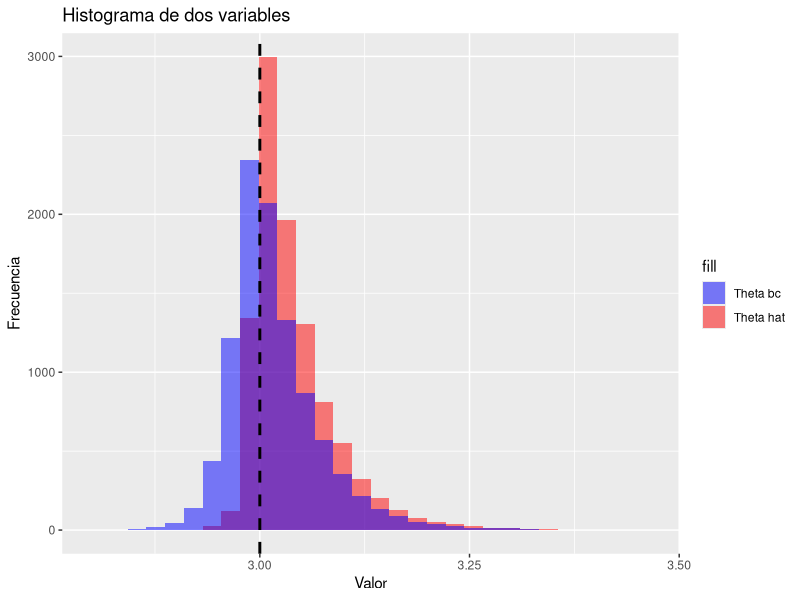
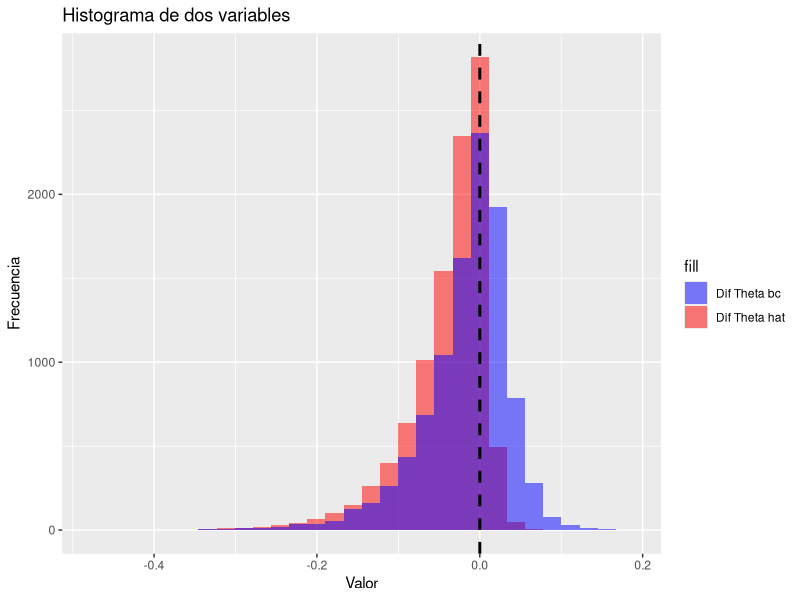
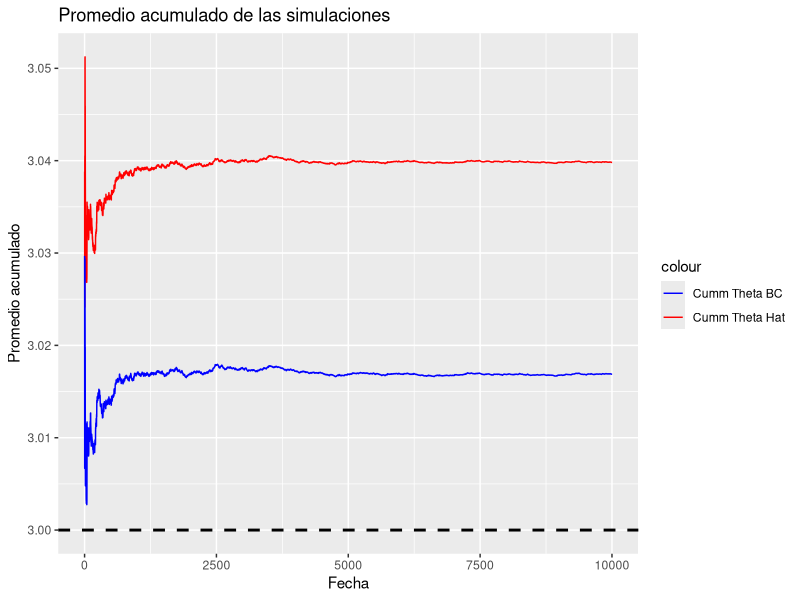
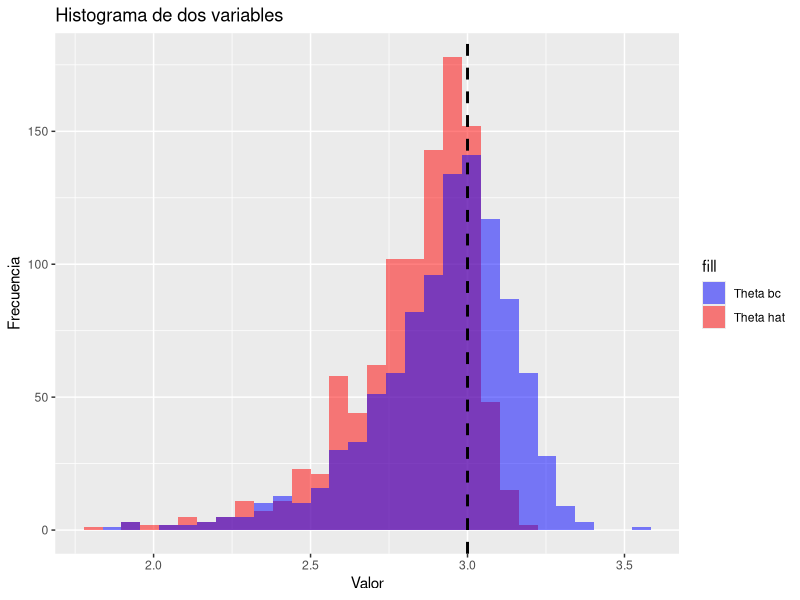
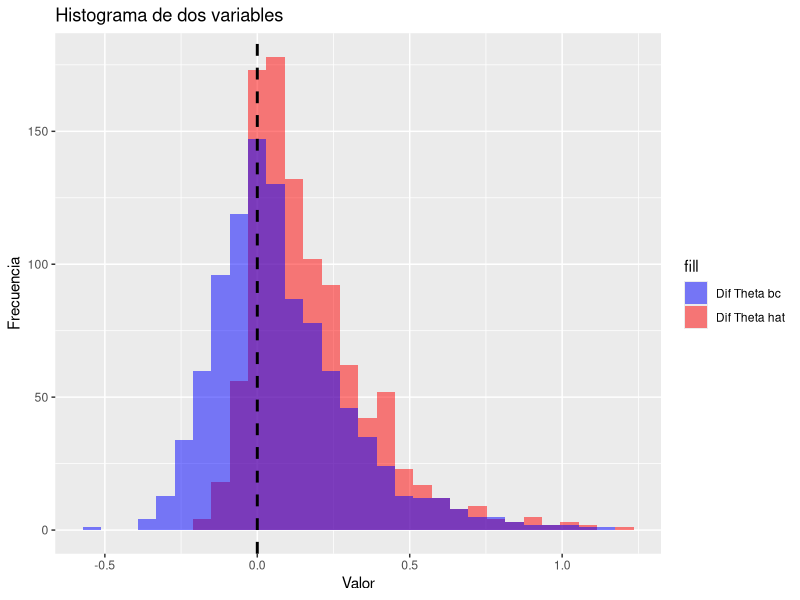
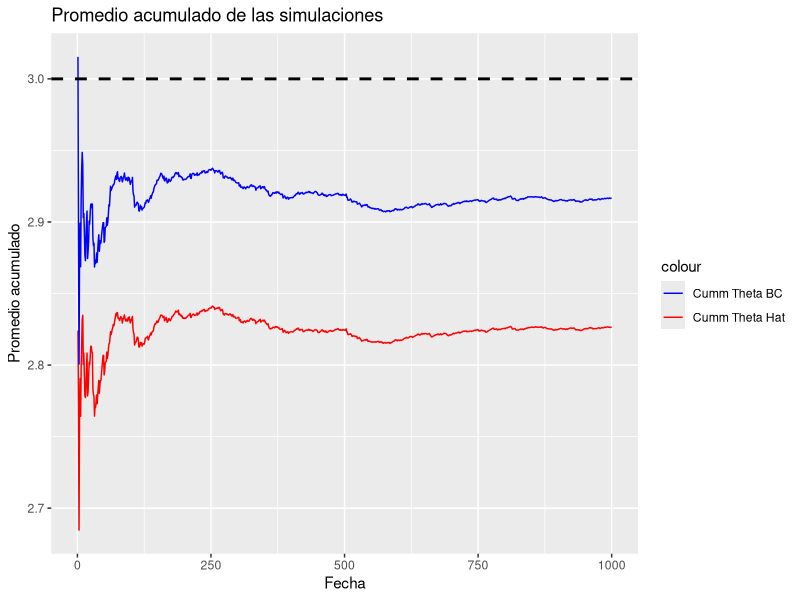

The R source for these figures, in order:
## ---- chunk 1
n <- 10; 
lambdaAB <- 1; 
lambdaBA <- 5;   

theta <- 3; 
d <- 2; 

thetaVector <- rep(theta, n); 
dVector <- rep(d, n); 

# Definimos un vector x simulado de una exponencial con parámetro lambda = 1 
x <- rexp(n, lambdaAB) + thetaVector + dVector; 
y <- rexp(n, lambdaBA) - thetaVector + dVector; 

# Definimos una función para calcular el sesgo corregido por bootstrap
# @return theta_hat 
# @return theta_bc
calcula_sesgos <- function(x, y){
    # Definimos los estadísticos de orden X, Y, para eso X es el arreglo ordenado de x y Y es el arreglo ordenado de y 
    X <- sort(x); 
    Y <- sort(y); 

    # Estimamos theta hat 
    theta_hat <- (X[1] - Y[1])/2; 

    # Cálculo alterno de \theta_bc para ver si tenemos lo mismo 
    sum_1 <- 0;
    for(i in 1:n){
        sum_1 <- sum_1 + ( ((n-i+1)/n)^n - ((n-i)/n)^n ) * (X[i] - Y[i])/2; 
    }
    theta_bc <- X[1] - Y[1] - sum_1; 

    return(c(theta_hat, theta_bc))
}

res = calcula_sesgos(x, y); 
print(paste("theta_hat = ", res[1]), quote = FALSE, digits = 10)
print(paste("theta_bc = ", res[2]), quote = FALSE, digits = 10)

## ---- chunk 2
# Vectores para guardar registro de las estimaciones 
thetasHAT <- c(); 
thetasBC <- c();

M <- 10000; 

for(i in 1:M){
    # Definimos un vector x simulado de una exponencial con parámetro lambda = 1 
    x <- rexp(n, lambdaAB) + thetaVector + dVector; 
    y <- rexp(n, lambdaBA) - thetaVector + dVector; 
    # Obtenemos las estimacioes respectivas 
    res <- calcula_sesgos(x, y);
    thetasHAT[i] <- res[1];
    thetasBC[i] <- res[2];
}

# Vamos a producir un plot que contenga los dos histogramas sobrepuestos con ggplot 
library(ggplot2)

# Definimos un data frame con los datos de thetasHAT y thetasBC
difHAT <- theta - thetasHAT; 
difBC <- theta - thetasBC; 
indexes <- 1:M; 
df <- data.frame(indexes, thetasHAT, thetasBC, difHAT, difBC);

# Crear un plot con dos histogramas sobrepuestos
ggplot(df, aes(x = thetasHAT, fill = "Theta hat")) + 
    geom_histogram(alpha = 0.5, position = "identity", bins = 30) + 
    geom_histogram(aes(x = thetasBC, fill = "Theta bc"), alpha = 0.5, position = "identity", bins = 30) + 
    scale_fill_manual(values = c("Theta hat" = "red", "Theta bc" = "blue")) + 
    labs(x = "Valor", y = "Frecuencia", title = "Histograma de dos variables") + 
    geom_vline(xintercept = theta, linetype = "dashed", color = "black", size = 1)

# Crear un plot con dos histogramas sobrepuestos
ggplot(df, aes(x = difHAT, fill = "Dif Theta hat")) + 
    geom_histogram(alpha = 0.5, position = "identity", bins = 30) + 
    geom_histogram(aes(x = difBC, fill = "Dif Theta bc"), alpha = 0.5, position = "identity", bins = 30) + 
    scale_fill_manual(values = c("Dif Theta hat" = "red", "Dif Theta bc" = "blue")) + 
    labs(x = "Valor", y = "Frecuencia", title = "Histograma de dos variables") + 
    geom_vline(xintercept = 0, linetype = "dashed", color = "black", size = 1)


# Calcular los promedios acumulados de las series 1 y 2
df$prom_acumHAT <- cumsum(df$thetasHAT) / seq_along(df$thetasHAT)
df$prom_acumBC <- cumsum(df$thetasBC) / seq_along(df$thetasBC)

# Crear un plot con los promedios acumulados de las series 1 y 2
ggplot(df, aes(x = indexes)) +
  geom_line(aes(y = prom_acumHAT, color = "Cumm Theta Hat")) +
  geom_line(aes(y = prom_acumBC, color = "Cumm Theta BC")) +
  scale_color_manual(values = c("Cumm Theta Hat" = "red", "Cumm Theta BC" = "blue")) +
  labs(x = "Fecha", y = "Promedio acumulado", title = "Promedio acumulado de las simulaciones") + 
  geom_hline(yintercept = theta, linetype = "dashed", color = "black", size = 1)


## ---- chunk 3

# Definimos los estadísticos de orden X, Y, para eso X es el arreglo ordenado de x y Y es el arreglo ordenado de y 
X <- sort(x); 
Y <- sort(y); 

# Vamos a definir el estimador corregido por sesgo \theta BC 
w = c()
w[1] <- 1/2 + ((n-1)/n)^n/2

for(i in 2:n){
    w[i] <- -((n-i+1)/n)^n/2 + ((n-i)/n)^n/2
}

# Definimos la función que nos regresa el valor de mu_i 
mu_i <- function(i, n){
    sum <- 0;
    for(k in n-i+1:n){
        sum <- sum + 1/k; 
    }
    return(sum); 
}
# Definimos la función que nos regresa el valor de sigma_i^2
sigma_i <- function(i, n){
    sum <- 0;
    for(k in n-i+1:n){
        sum <- sum + 1/k^2; 
    }
    return(sum); 
}

MSE_theta <- ((1/lambdaAB - 1/lambdaBA)^2 + 1/lambdaAB^2 + 1/lambdaBA^2)/4*n^2; 

# Ahora calculamos MSE_theta_bc 

suma_1 <- 0; 
for(i in 1:n){
    suma_2 <- 0; 
    for(k in (i+1):n){
        if(k <= n){
            suma_2 <- suma_2 + w[i] * w[k]; 
        }
    }
    suma_1 <- suma_1 + (w[i]^2 + 2 * suma_2)* sigma_i(i, n); 
}

suma_3 <- 0; 
for(i in 1:n){
    suma_3 <- suma_3 + w[i] * mu_i(i, n);
}

MSE_theta_bc <- (1/lambdaAB^2 + 1/lambdaBA^2) * suma_1 + (1/lambdaAB - 1/lambdaBA)^2 * suma_3^2;


print(paste("raíz de MSE_theta = ", sqrt(MSE_theta)), quote = FALSE, digits = 10)
print(paste("raíz de MSE_theta_bc = ", sqrt(MSE_theta_bc)), quote = FALSE, digits = 10)

## ---- chunk 4

# Las X's se distribuyen uniforme en el intervalo [0, lambdaAB] + d + theta
# Las Y's se distribuyen uniforme en el intervalo [0, lambdaBA] + d - theta
x <- runif(n, 0, lambdaAB) + thetaVector + dVector;
y <- runif(n, 0, lambdaBA) - thetaVector + dVector;

# Función para calcular la esperanza de un estadístico de orden 
esperanzas_Xi <- dVector + thetaVector + lambdaAB * 1:n * 1/(n+1);
esperanzas_Yi <- dVector - thetaVector + lambdaBA * 1:n * 1/(n+1);

res <- calcula_sesgos(x, y);

print(paste("theta_hat = ", res[1]), quote = FALSE, digits = 10)
print(paste("theta_bc = ", res[2]), quote = FALSE, digits = 10)

## ---- chunk 5
# Vectores para guardar registro de las estimaciones 
thetasHAT <- c(); 
thetasBC <- c();

M <- 1000; 

for(i in 1:M){
    # Definimos un vector x simulado de una exponencial con parámetro lambda = 1 
    x <- runif(n, 0, lambdaAB) + thetaVector + dVector;
    y <- runif(n, 0, lambdaBA) - thetaVector + dVector;
    # Obtenemos las estimacioes respectivas 
    res <- calcula_sesgos(x, y);
    thetasHAT[i] <- res[1];
    thetasBC[i] <- res[2];
}

# Vamos a producir un plot que contenga los dos histogramas sobrepuestos con ggplot 
library(ggplot2)

# Definimos un data frame con los datos de thetasHAT y thetasBC
difHAT <- theta - thetasHAT; 
difBC <- theta - thetasBC; 
indexes <- 1:M; 
df <- data.frame(indexes, thetasHAT, thetasBC, difHAT, difBC);

# Crear un plot con dos histogramas sobrepuestos
ggplot(df, aes(x = thetasHAT, fill = "Theta hat")) + 
    geom_histogram(alpha = 0.5, position = "identity", bins = 30) + 
    geom_histogram(aes(x = thetasBC, fill = "Theta bc"), alpha = 0.5, position = "identity", bins = 30) + 
    scale_fill_manual(values = c("Theta hat" = "red", "Theta bc" = "blue")) + 
    labs(x = "Valor", y = "Frecuencia", title = "Histograma de dos variables") + 
    geom_vline(xintercept = theta, linetype = "dashed", color = "black", size = 1)

# Crear un plot con dos histogramas sobrepuestos
ggplot(df, aes(x = difHAT, fill = "Dif Theta hat")) + 
    geom_histogram(alpha = 0.5, position = "identity", bins = 30) + 
    geom_histogram(aes(x = difBC, fill = "Dif Theta bc"), alpha = 0.5, position = "identity", bins = 30) + 
    scale_fill_manual(values = c("Dif Theta hat" = "red", "Dif Theta bc" = "blue")) + 
    labs(x = "Valor", y = "Frecuencia", title = "Histograma de dos variables") + 
    geom_vline(xintercept = 0, linetype = "dashed", color = "black", size = 1)

# Calcular los promedios acumulados de las series 1 y 2
df$prom_acumHAT <- cumsum(df$thetasHAT) / seq_along(df$thetasHAT)
df$prom_acumBC <- cumsum(df$thetasBC) / seq_along(df$thetasBC)

# Crear un plot con los promedios acumulados de las series 1 y 2
ggplot(df, aes(x = indexes)) +
  geom_line(aes(y = prom_acumHAT, color = "Cumm Theta Hat")) +
  geom_line(aes(y = prom_acumBC, color = "Cumm Theta BC")) +
  scale_color_manual(values = c("Cumm Theta Hat" = "red", "Cumm Theta BC" = "blue")) +
  labs(x = "Fecha", y = "Promedio acumulado", title = "Promedio acumulado de las simulaciones") + 
  geom_hline(yintercept = theta, linetype = "dashed", color = "black", size = 1)

# Cálculo del MSE para el caso uniforme 
X <- sort(x); 
Y <- sort(y); 

theta_BC <- 0 
for(i in 1:n){
    theta_BC <- theta_BC + w[i] * (X[i] - Y[i]); 
}

# Cálculo de la esperanza 
aux_1 <- 0; 
for(i in 1:n){
    aux_1 <- aux_1 + w[i] * (theta_BC + i * lambdaAB /(n+1))
}
aux_2 <- 0; 
for(i in 1:n){
    aux_2 <- aux_2 + w[i] * (-theta_BC + i * lambdaBA/(n-1))
}
E_theta_BC <- aux_1 - aux_2;
print(paste("El valor esperado de thetaBC es", E_theta_BC))

# Cálculo de la varianza de Theta_BC
aux_1 <- 0; 
for(i in 1:n){
    aux_2 <- w[i]^2 * (12*i*(n-i+1))/((n+1)^2*(n+2)); 
    aux_3 <- 0; 
    for(j in 1:n){
        aux_3 <- aux_3 + w[i] * w[j] *(12*i*(n-j+1))/((n+1)^2*(n+2)); 
    }
    aux_1 <- aux_1 + aux_2 + 2 * aux_3; 
}
Var_theta_BC <- aux_1 * (lambdaAB^2 + lambdaBA^2)

MSE_theta_BC <- Var_theta_BC + (E_theta_BC - theta_BC)^2;

print(paste("El MSE de thetaBC es", MSE_theta_BC))
